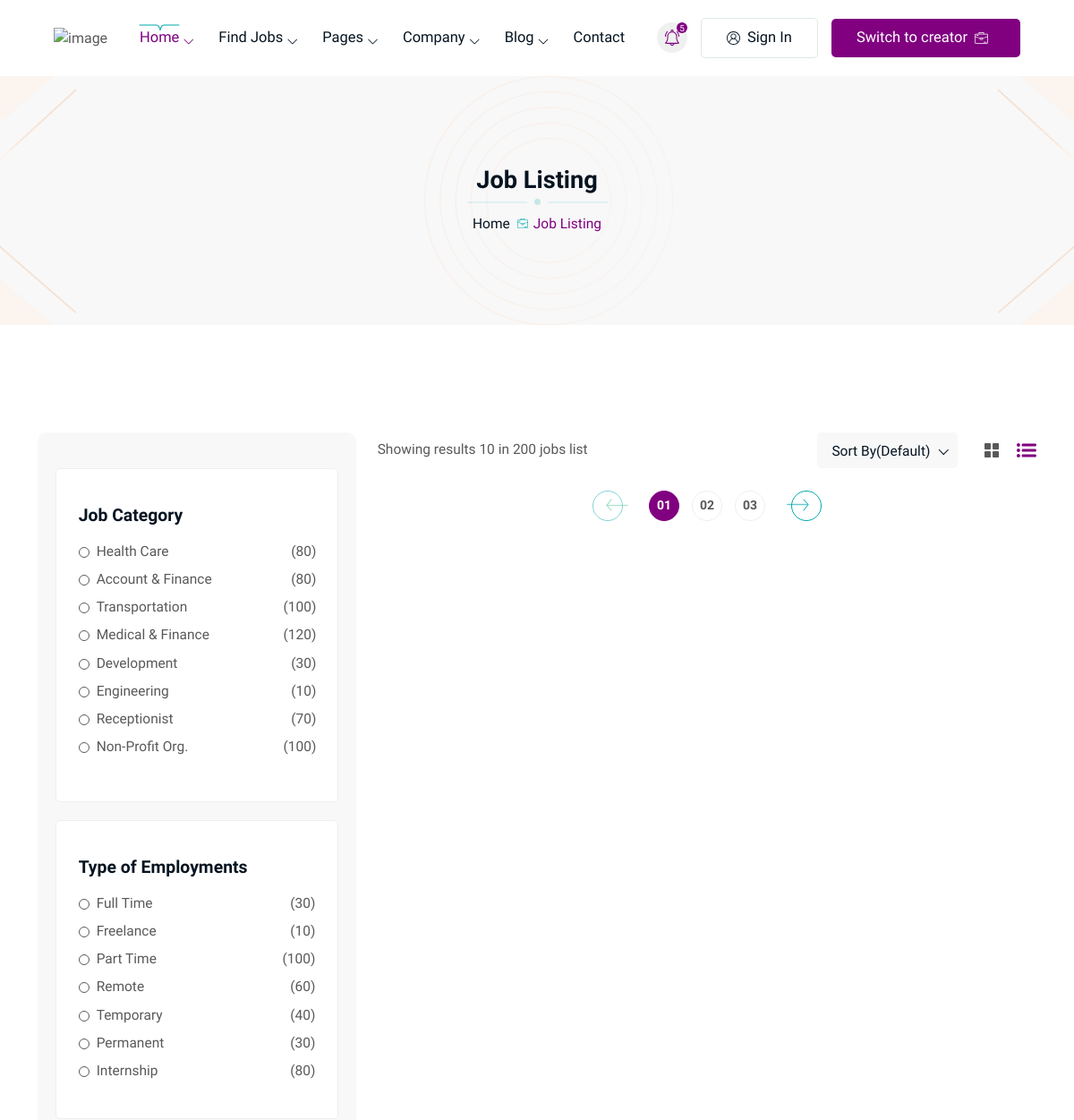
The app's page /applications/job-listing-one (upper part), older data.
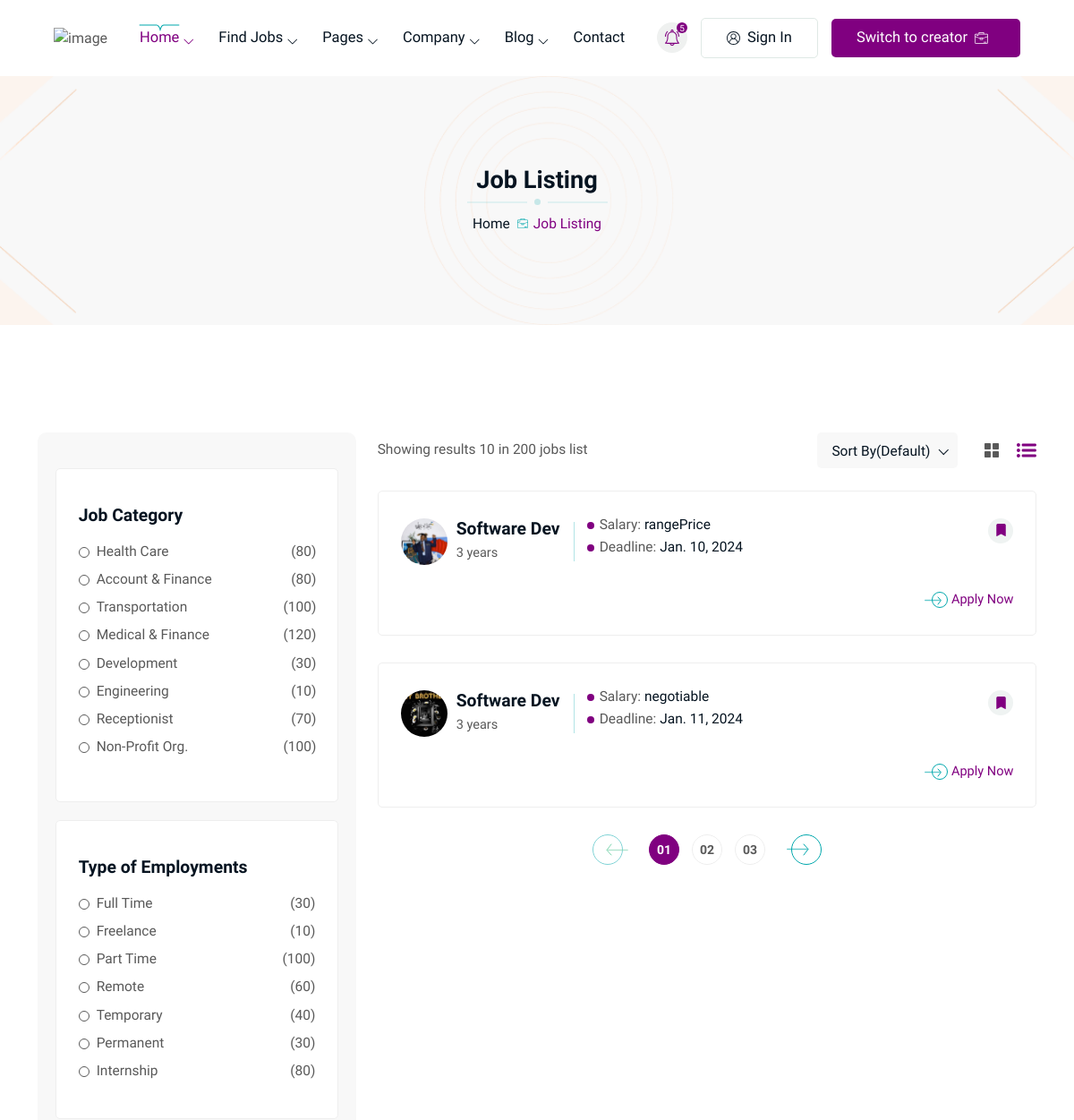
The same page, newer data.
### applications/models.py (models this page shows, shortened)
class Job(models.Model):
    FIXED_SALARY = 'fixedSalary'
    HOURLY_WAGE = 'hourlyWage'
    PROJECT_BASED = 'projectBased'
    JOB_CATEGORY_CHOICES = [
        (FIXED_SALARY, 'Fixed Salary'),
        (HOURLY_WAGE, 'Hourly Wage'),
        (PROJECT_BASED, 'Project Based'),
    ]
    job_title = models.CharField(max_length=255)
    job_category = models.CharField(max_length=20, choices=JOB_CATEGORY_CHOICES)
    vacancies = models.CharField(max_length=255, null=True, blank=True)
    salary_type = models.CharField(max_length=20, choices=[
        ('fixedPrice', 'Fixed Salary'),
        ('rangePrice', 'Salary Range'),
        ('negotiable', 'Negotiable'),
    ])
    job_fixed_price = models.CharField(max_length=20, null=True, blank=True)
    job_range_price_one = models.CharField(max_length=20, null=True, blank=True)
    job_range_price_two = models.CharField(max_length=20, null=True, blank=True)
    job_type = models.CharField(max_length=255)
    experience_level = models.CharField(max_length=255)
    job_tag = models.CharField(max_length=255)
    deadline = models.DateField()
    location = models.CharField(max_length=255, null=True, blank=True)
    job_description = models.TextField()
    job_image = models.ImageField(upload_to='job_images/', null=True, blank=True)

### applications/views.py (the view)
# urls.py: path('job-listing-one', joblistingOne, name='joblist'),
def joblistingOne(request):
    jobs = Job.objects.all()
    return render(request, 'preview/job-listing1.html', {'jobs': jobs})

### templates/preview/job-listing1.html (shortened to what the changed rows need)
<!DOCTYPE html>
<html lang="en">
<head>
    {% load static %}
    <link rel="stylesheet" href="{% static 'assets/css/all.css' %}">
    <link rel="stylesheet" href="{% static 'assets/css/bootstrap.min.css' %}">
    <link rel="stylesheet" href="{% static 'assets/css/boxicons.min.css' %}">
    <link rel="stylesheet" href="{% static 'assets/css/summernote.min.css' %}">
    <link rel="stylesheet" href="{% static 'assets/css/bootstrap-icons.css' %}">
    <link rel="stylesheet" href="{% static 'assets/css/jquery-ui.css' %}">
    <link rel="stylesheet" href="{% static 'assets/css/swiper-bundle.css' %}">
    <link rel="stylesheet" href="{% static 'assets/css/nice-select.css' %}">
    <link rel="stylesheet" href="{% static 'assets/css/select2.min.css' %}">
    <link rel="stylesheet" href="{% static 'assets/css/animate.css' %}">
    <link rel="stylesheet" href="{% static 'assets/css/jquery.fancybox.min.css' %}">
    <link rel="stylesheet" href="{% static 'assets/css/datepicker.min.css' %}">
    <link rel="stylesheet" href="{% static 'assets/css/jquery-ui.css' %}">
    <link rel="stylesheet" href="{% static 'assets/css/style.css' %}">
</head>
<body class="bg-wight">
<div class="inner-banner">
<div class="container">
<div class="row">
<div class="col-lg-12">
<div class="banner-content text-center">
<h1>Job Listing</h1>
</div>
</div>
</div>
</div>
</div>
<div class="job-listing-area pt-120 mb-120">
<div class="container">
<div class="row g-lg-4 gy-5">
<div class="col-lg-8 order-lg-2 order-1">
<div class="job-listing-wrrap">
<div class="row ">
    {% for job in jobs %}
    <div class="col-lg-12 mb-30">
        <div class="job-listing-card">
            <div class="job-top">
                <div class="job-list-content">
                    <div class="company-area">
                        <div class="logo">
                            <img src="{{ job.job_image.url }}" alt="Company Logo">
                        </div>
                        <div class="company-details">
                            <div class="name-location">
                                <h5><a href="#">{{ job.job_title }}</a></h5>
                                <p><a href="#">{{ job.experience_level }}</a></p>
                            </div>
                        </div>
                    </div>
                    <div class="job-discription">
                        <ul>
                            <li>
                                <p><span class="title">Salary:</span> {{ job.salary_type }}</p>
                            </li>
                            <li>
                                <p><span class="title">Deadline:</span> {{ job.deadline }}</p>
                            </li>
                        </ul>
                    </div>
                </div>
                <div class="bookmark">
                    <i class="bi bi-bookmark-fill"></i>
                </div>
            </div>
            <div class="job-type-apply">
                <div class="apply-btn">
                    <a href="#"><span><img src="{% static 'assets/images/icon/apply-ellipse.svg' %}" alt></span>Apply Now</a>
                </div>
            </div>
        </div>
    </div>
{% endfor %}
</div>
</div>
</div>
</div>
</div>
</div>
</body>
</html>

Row changes from the older to the newer data that the page shows:
added Job: job_image (picture), job_title "Software Dev", experience_level "3 years", salary_type "rangePrice", deadline "Jan. 10, 2024"
added Job: job_image (picture), job_title "Software Dev", experience_level "3 years", salary_type "negotiable", deadline "Jan. 11, 2024"
